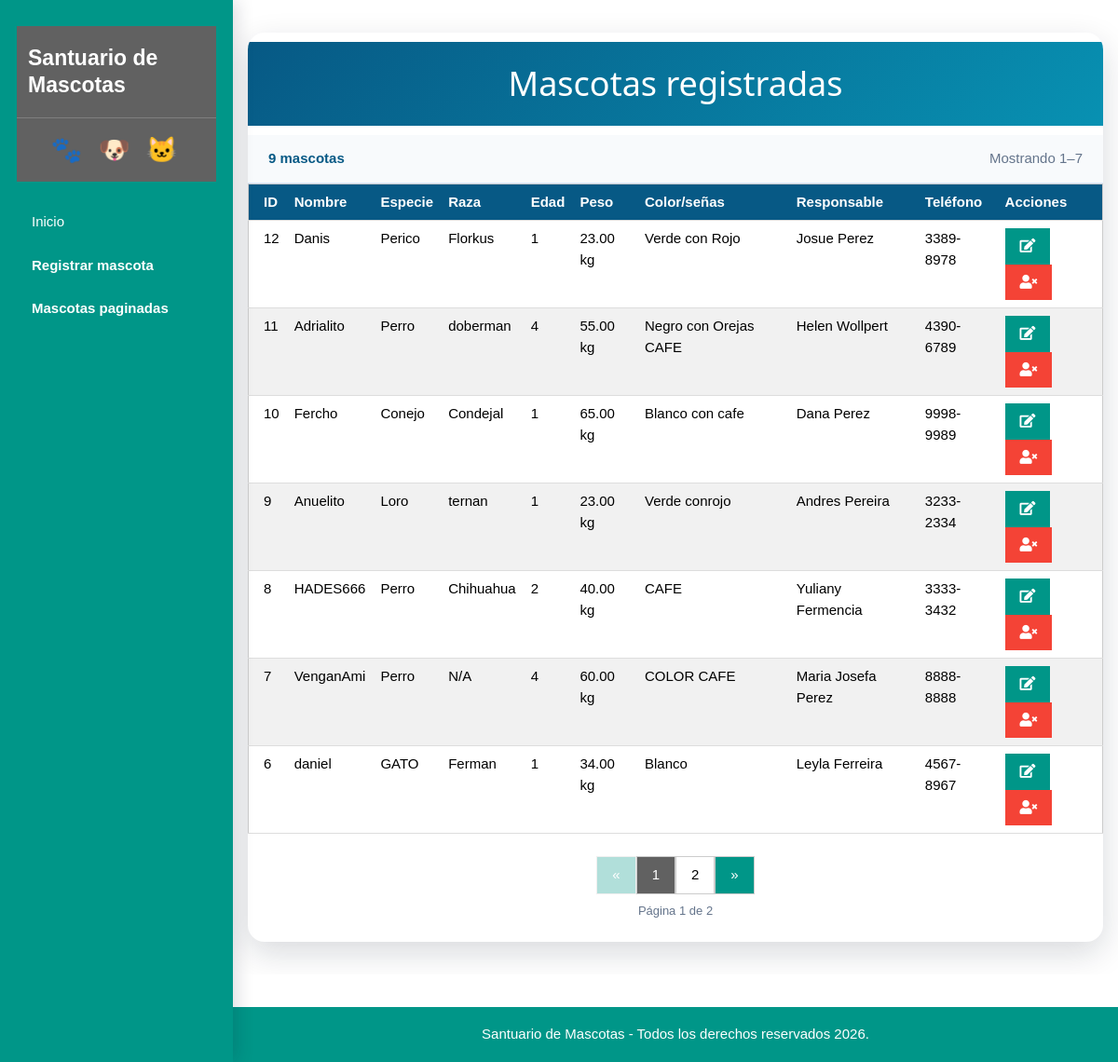
/Mascotaspaginadas.php, run on the app's committed database.
### tables this page shows
CREATE TABLE `mascotas` (
  `id` int(10) unsigned NOT NULL AUTO_INCREMENT,
  `nombre` varchar(100) NOT NULL,
  `especie` varchar(80) NOT NULL,
  `raza` varchar(100) NOT NULL,
  `edad` int(10) unsigned NOT NULL,
  `peso_actual` decimal(8,2) NOT NULL,
  `color_senas` varchar(255) NOT NULL,
  `responsable` varchar(150) NOT NULL,
  `telefono_emergencia` varchar(30) NOT NULL,
  PRIMARY KEY (`id`)
);

### Mascotaspaginadas.php (called while the page is built)
<?php
require_once __DIR__ . '/listar_mascotas.php';

### paginacion_mascotas.php (called while the page is built, shortened)
<?php
require_once __DIR__ . '/GuardarMascota.php';
$mensajeError = '';
$cantidadPorPagina = 7;
$paginaActual = filter_input(INPUT_GET, 'pagina', FILTER_VALIDATE_INT, [
    'options' => ['min_range' => 1],
]) ?: 1;
try {
    $totalMascotas = GuardarMascota::contarMascotas();
    $totalPaginas = max(1, (int) ceil($totalMascotas / $cantidadPorPagina));
    $paginaActual = min($paginaActual, $totalPaginas);
    $inicio = ($paginaActual - 1) * $cantidadPorPagina;
    $mascotas = GuardarMascota::obtenerMascotasPaginadas($inicio, $cantidadPorPagina);
    if ($totalMascotas > 0) {
        $primerRegistro = $inicio + 1;
        $ultimoRegistro = min($inicio + $cantidadPorPagina, $totalMascotas);
    }
} catch (Throwable $e) {
    error_log($e->getMessage());
    $mensajeError = 'No fue posible consultar las mascotas en este momento.';
}

### conexion.php (called while the page is built, shortened)
<?php
class Conexion
{
    public function __construct()
    {
        $dsn = 'mysql:host=localhost;dbname=santuario_mascotas;charset=utf8mb4';
        try {
            $this->conexion = new PDO($dsn, 'root', '', [
                PDO::ATTR_ERRMODE => PDO::ERRMODE_EXCEPTION,
                PDO::ATTR_DEFAULT_FETCH_MODE => PDO::FETCH_ASSOC,
                PDO::ATTR_EMULATE_PREPARES => false,
            ]);
        } catch (PDOException $e) {
            throw new RuntimeException(
                'No fue posible conectar con la base de datos. Verifica que MySQL esté activo y que la base santuario_mascotas exista.',
                0,
                $e
            );
        }
    }
}

### GuardarMascota.php (called while the page is built, shortened)
<?php
require_once __DIR__ . '/conexion.php';
class GuardarMascota extends Conexion
{
    public static function contarMascotas(): int
    {
        $almacen = new self();
        $consulta = $almacen->conexion->prepare('SELECT COUNT(*) FROM Mascotas');
        $consulta->execute();
        return (int) $consulta->fetchColumn();
    }
    public static function obtenerMascotasPaginadas(int $inicio, int $cantidad): array
    {
        $almacen = new self();
        $consulta = $almacen->conexion->prepare(
            'SELECT id, nombre, especie, raza, edad, peso_actual, color_senas,
                    responsable, telefono_emergencia
             FROM Mascotas
             ORDER BY id DESC
             LIMIT :inicio, :cantidad'
        );
        $consulta->bindValue(':inicio', max(0, $inicio), PDO::PARAM_INT);
        $consulta->bindValue(':cantidad', max(1, $cantidad), PDO::PARAM_INT);
        $consulta->execute();
        return $consulta->fetchAll();
    }
}

### listar_mascotas.php (the view, shortened to what this page needs)
<?php
require_once __DIR__ . '/paginacion_mascotas.php';
function escapar($valor): string
{
    return htmlspecialchars((string) $valor, ENT_QUOTES, 'UTF-8', false);
}
include __DIR__ . '/menu.php';
?>
<section class="w3-container vet-listado">
    <div class="vet-tarjeta w3-card">
        <h1 class="vet-titulo">Mascotas registradas</h1>
        <?php if ($mensajeError !== ''): ?>
            <div class="vet-mensaje-error" role="alert"><?= escapar($mensajeError) ?></div>
        <?php else: ?>
            <div class="vet-resumen-listado">
                <strong><?= escapar($totalMascotas) ?> mascotas</strong>
                <span>Mostrando <?= escapar($primerRegistro) ?>–<?= escapar($ultimoRegistro) ?></span>
            </div>
            <div class="w3-responsive">
                <table class="w3-table-all vet-tabla">
                    <thead>
                        <tr>
                            <th>ID</th>
                            <th>Nombre</th>
                            <th>Especie</th>
                            <th>Raza</th>
                            <th>Edad</th>
                            <th>Peso</th>
                            <th>Color/señas</th>
                            <th>Responsable</th>
                            <th>Teléfono</th>
                            <th>Acciones</th>
                        </tr>
                    </thead>
                    <tbody>
                        <?php foreach ($mascotas as $mascota): ?>
                            <tr>
                                <td><?= escapar($mascota['id']) ?></td>
                                <td><?= escapar($mascota['nombre']) ?></td>
                                <td><?= escapar($mascota['especie']) ?></td>
                                <td><?= escapar($mascota['raza']) ?></td>
                                <td><?= escapar($mascota['edad']) ?></td>
                                <td><?= escapar($mascota['peso_actual']) ?> kg</td>
                                <td><?= escapar($mascota['color_senas']) ?></td>
                                <td><?= escapar($mascota['responsable']) ?></td>
                                <td><?= escapar($mascota['telefono_emergencia']) ?></td>
                                <td>
                                    <a
                                        class="w3-btn w3-teal"
                                        href="editar_mascota.php?id=<?= escapar($mascota['id']) ?>"
                                        title="Editar mascota"
                                        aria-label="Editar mascota"
                                    ><i class="fas fa-edit" aria-hidden="true"></i></a>
                                    <form method="post" action="eliminar_mascota.php" style="display:inline" onsubmit="return confirm('¿Seguro que deseas eliminar esta mascota?');">
                                        <button
                                            class="w3-btn w3-red"
                                            type="submit"
                                            name="eliminar_mascota"
                                            title="Eliminar mascota"
                                            aria-label="Eliminar mascota"
                                        ><i class="fas fa-user-times" aria-hidden="true"></i></button>
                                    </form>
                                </td>
                            </tr>
                        <?php endforeach; ?>
                    </tbody>
                </table>
            </div>
            <nav class="vet-paginador" aria-label="Paginación de mascotas">
                <div class="w3-bar">
                <?php if ($paginaActual > 1): ?>
                    <a
                        class="w3-bar-item w3-button w3-border w3-teal"
                        href="Mascotaspaginadas.php?pagina=<?= $paginaActual - 1 ?>"
                        aria-label="Página anterior"
                    >&laquo;</a>
                <?php else: ?>
                    <span class="w3-bar-item w3-button w3-border w3-teal w3-disabled">&laquo;</span>
                <?php endif; ?>
                <?php for ($numeroPagina = 1; $numeroPagina <= $totalPaginas; $numeroPagina++): ?>
                    <a
                        class="w3-bar-item w3-button w3-border<?= $numeroPagina === $paginaActual ? ' w3-dark-grey' : '' ?>"
                        href="Mascotaspaginadas.php?pagina=<?= $numeroPagina ?>"
                        <?= $numeroPagina === $paginaActual ? 'aria-current="page"' : '' ?>
                    ><?= $numeroPagina ?></a>
                <?php endfor; ?>
                <?php if ($paginaActual < $totalPaginas): ?>
                    <a
                        class="w3-bar-item w3-button w3-border w3-teal"
                        href="Mascotaspaginadas.php?pagina=<?= $paginaActual + 1 ?>"
                        aria-label="Página siguiente"
                    >&raquo;</a>
                <?php else: ?>
                    <span class="w3-bar-item w3-button w3-border w3-teal w3-disabled">&raquo;</span>
                <?php endif; ?>
                </div>
            </nav>
            <p class="vet-pagina-estado">Página <?= escapar($paginaActual) ?> de <?= escapar($totalPaginas) ?></p>
        <?php endif; ?>
    </div>
</section>
<?php include __DIR__ . '/pie_pagina.php'; ?>

### menu.php (shortened to what this page needs)
<?php $paginaMenu = basename($_SERVER['PHP_SELF'] ?? ''); ?>
<!DOCTYPE html>
<html lang="es">
<head>
    <link rel="stylesheet" href="W3.css">
    <link rel="stylesheet" href="https://use.fontawesome.com/releases/v5.6.3/css/all.css">
</head>
<body>
    <aside class="vet-sidebar w3-sidebar w3-bar-block w3-teal w3-card">
        <a class="vet-marca w3-bar-item w3-dark-grey" href="index.php">Santuario de Mascotas</a>
        <div class="vet-icono-mascotas w3-bar-item w3-dark-grey">
            <span aria-hidden="true">🐾 🐶 🐱</span>
        </div>
            <nav class="vet-navbar" aria-label="Navegación principal">
                <span
                    class="vet-enlace-inactivo w3-bar-item w3-button<?= $paginaMenu === 'index.php' ? ' w3-white w3-text-teal' : '' ?>"
                    aria-disabled="true"
                    <?= $paginaMenu === 'index.php' ? 'aria-current="page"' : '' ?>
                >Inicio</span>
                <a class="w3-bar-item w3-button w3-hover-white" href="frmmascota.php">Registrar mascota</a>
                <a class="w3-bar-item w3-button w3-hover-white" href="Mascotaspaginadas.php">Mascotas paginadas</a>
        </nav>
    </aside>
    <main class="vet-contenido w3-white">

### pie_pagina.php
    </main>
    <footer class="vet-footer w3-teal">
        <p>Santuario de Mascotas - Todos los derechos reservados 2026.</p>
    </footer>
</body>
</html>

### data on the page
mascotas: id "12", nombre "Danis", especie "Perico", raza "Florkus", edad "1", peso_actual "23.00", color_senas "Verde con Rojo", responsable "Josue Perez", telefono_emergencia "3389-8978"
mascotas: id "11", nombre "Adrialito", especie "Perro", raza "doberman", edad "4", peso_actual "55.00", color_senas "Negro con Orejas CAFE", responsable "Helen Wollpert", telefono_emergencia "4390-6789"
mascotas: id "10", nombre "Fercho", especie "Conejo", raza "Condejal", edad "1", peso_actual "65.00", color_senas "Blanco con cafe", responsable "Dana Perez", telefono_emergencia "9998-9989"
mascotas: id "9", nombre "Anuelito", especie "Loro", raza "ternan", edad "1", peso_actual "23.00", color_senas "Verde conrojo", responsable "Andres Pereira", telefono_emergencia "3233-2334"
mascotas: id "8", nombre "HADES666", especie "Perro", raza "Chihuahua", edad "2", peso_actual "40.00", color_senas "CAFE", responsable "Yuliany Fermencia", telefono_emergencia "3333-3432"
mascotas: id "7", nombre "VenganAmi", especie "Perro", raza "N/A", edad "4", peso_actual "60.00", color_senas "COLOR CAFE", responsable "Maria Josefa Perez", telefono_emergencia "8888-8888"
mascotas: id "6", nombre "daniel", especie "GATO", raza "Ferman", edad "1", peso_actual "34.00", color_senas "Blanco", responsable "Leyla Ferreira", telefono_emergencia "4567-8967"

### other printed values
escapar($totalMascotas) "9"
escapar($primerRegistro) "1"
escapar($ultimoRegistro) "7"
escapar($paginaActual) "1"
escapar($totalPaginas) "2"
